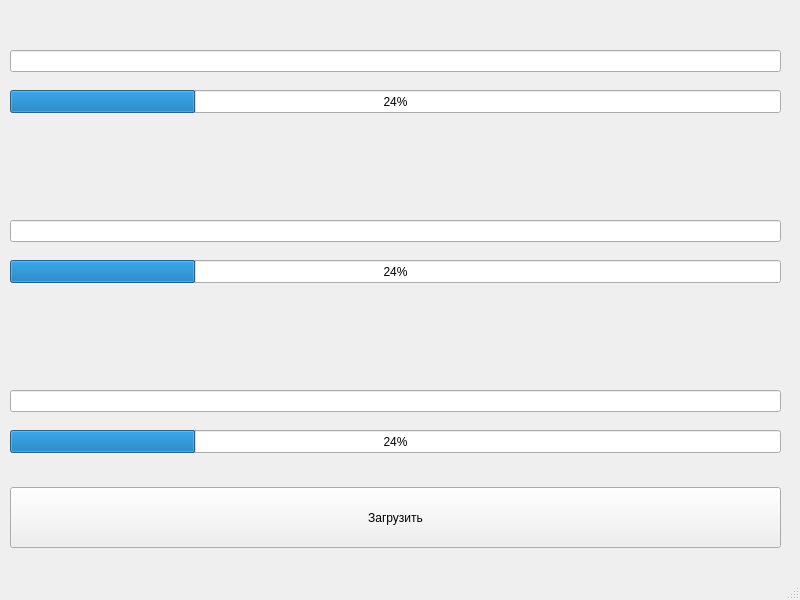
<?xml version="1.0" encoding="UTF-8"?>
<ui version="4.0">
 <class>MainWindow</class>
 <widget class="QMainWindow" name="MainWindow">
  <property name="geometry">
   <rect>
    <x>0</x>
    <y>0</y>
    <width>800</width>
    <height>600</height>
   </rect>
  </property>
  <property name="windowTitle">
   <string>Загрузка файлов из Интернета</string>
  </property>
  <widget class="QWidget" name="centralwidget">
   <widget class="QLineEdit" name="lineEdit">
    <property name="geometry">
     <rect>
      <x>10</x>
      <y>50</y>
      <width>771</width>
      <height>22</height>
     </rect>
    </property>
   </widget>
   <widget class="QLineEdit" name="lineEdit_2">
    <property name="geometry">
     <rect>
      <x>10</x>
      <y>220</y>
      <width>771</width>
      <height>22</height>
     </rect>
    </property>
   </widget>
   <widget class="QLineEdit" name="lineEdit_3">
    <property name="geometry">
     <rect>
      <x>10</x>
      <y>390</y>
      <width>771</width>
      <height>22</height>
     </rect>
    </property>
   </widget>
   <widget class="QProgressBar" name="progressBar_3">
    <property name="geometry">
     <rect>
      <x>10</x>
      <y>430</y>
      <width>771</width>
      <height>23</height>
     </rect>
    </property>
    <property name="value">
     <number>24</number>
    </property>
   </widget>
   <widget class="QProgressBar" name="progressBar_2">
    <property name="geometry">
     <rect>
      <x>10</x>
      <y>260</y>
      <width>771</width>
      <height>23</height>
     </rect>
    </property>
    <property name="value">
     <number>24</number>
    </property>
   </widget>
   <widget class="QProgressBar" name="progressBar">
    <property name="geometry">
     <rect>
      <x>10</x>
      <y>90</y>
      <width>771</width>
      <height>23</height>
     </rect>
    </property>
    <property name="value">
     <number>24</number>
    </property>
   </widget>
   <widget class="QPushButton" name="Start">
    <property name="geometry">
     <rect>
      <x>10</x>
      <y>487</y>
      <width>771</width>
      <height>61</height>
     </rect>
    </property>
    <property name="text">
     <string>Загрузить</string>
    </property>
   </widget>
  </widget>
  <widget class="QMenuBar" name="menubar">
   <property name="geometry">
    <rect>
     <x>0</x>
     <y>0</y>
     <width>800</width>
     <height>26</height>
    </rect>
   </property>
  </widget>
  <widget class="QStatusBar" name="statusbar"/>
 </widget>
 <resources/>
 <connections/>
</ui>
